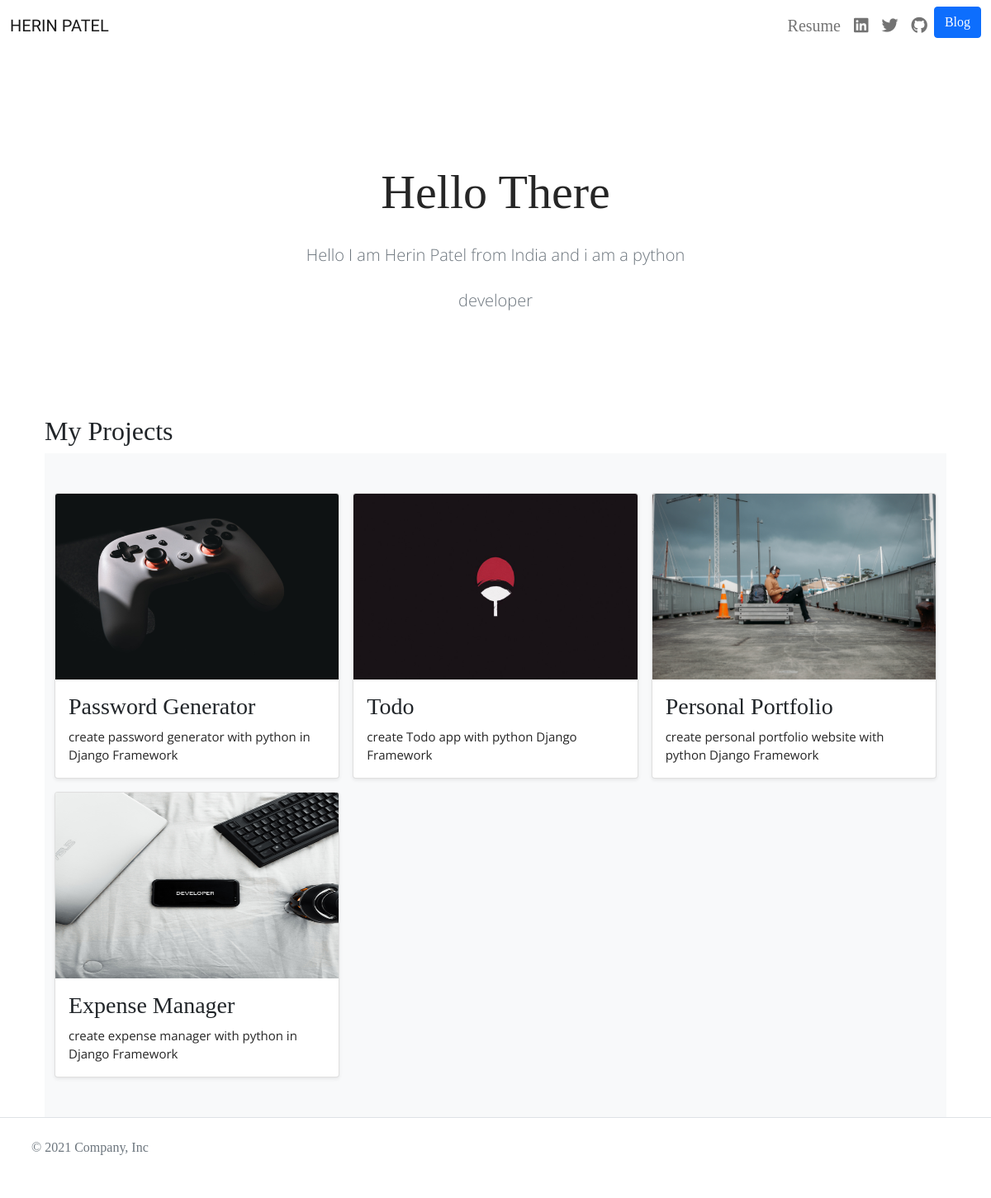
The page / on the database its author committed.
### portfolio/models.py (models this page shows, shortened)
class Project(models.Model):
    title = models.CharField(max_length=100)
    description = models.CharField(max_length=250)
    image = models.ImageField(upload_to='portfolio/images/')
    url = models.URLField(blank=True)

### portfolio/views.py (the view)
# urls.py: 2. Add a URL to urlpatterns:  path('', views.home, name='home')
def home(request):
    projects = Project.objects.all()
    return render(request,'portfolio/home.html',{'projects':projects})

### portfolio/templates/portfolio/home.html (shortened to what this page needs)
{% extends 'portfolio/base.html'%}
{% block content %}
    {% load static %}
    <div class="container-fluid">
        <section class="py-5 text-center container">
            <div class="row py-lg-5">
                <div class="col-lg-6 col-md-8 mx-auto page-header">
                    <h1 class="fw-light">Hello There</h1>
                    <p class="lead text-muted">
                        Hello I am Herin Patel from India and i am a python developer
                    </p>
                </div>
            </div>
        </section>
        <h2>My Projects</h2>
        <div class="album py-5 bg-light">
            <div class="container">
                <div class="row row-cols-1 row-cols-sm-2 row-cols-md-3 g-3">
                    {% for project in projects%}
                    <div class="col">
                        <div class="card shadow-sm">
                            <img  class="bd-placeholder-img card-img-top" height="225" width="100%" src="{{project.image.url}}">
                            <div class="card-body">
                                <h3 style="font-family: 'Libre Baskerville', serif;">{{project.title}}</h3>
                                <p class="card-text">{{project.description}}</p>
                            </div>
                        </div>
                    </div>
                    {% endfor %}
                </div>
            </div>
        </div>
</div>
{% endblock %}

### portfolio/templates/portfolio/base.html (shortened to what this page needs)
{% load static %}
<!doctype html>
<html lang="en">
  <head>
    <link rel="stylesheet" href="https://pro.fontawesome.com/releases/v5.10.0/css/all.css"/>
    <link href="https://cdn.jsdelivr.net/npm/bootstrap@5.0.2/dist/css/bootstrap.min.css" rel="stylesheet">
    <link rel="stylesheet" href="{% static 'css/style.css' %}">
  </head>
  <body>
    <header>
    <nav class="navbar navbar-expand-lg sticky-top navbar-light">
        <div class="container-fluid">
          <a class="navbar-brand" href="{% url 'home' %}">HERIN PATEL</a>
          <div class="collapse justify-content-end navbar-collapse" id="navbarSupportedContent">
            <ul class="navbar-nav">
                <li class="nav-item">
                    <a class="nav-link" href="{% static 'images/Resume.pdf' %}" target="_blank">Resume</a>
                  </li>
              <li class="nav-item">
                <a class="nav-link" href="#" target="_blank"><i class="fab fa-linkedin"></i></a>
              </li>
              <li class="nav-item">
                <a class="nav-link" href="#" target="_blank"><i class="fab fa-twitter"></i></a>
              </li>
              <li class="nav-item">
                <a class="nav-link" href="#" target="_blank"><i class="fab fa-github"></i></a>
              </li>
              <li class="nav-item">
                <a class="btn btn-primary" href="{% url 'blog:all_blog' %}">Blog</a>
              </li>
            </ul>
          </div>
        </div>
      </nav>
    </header>
    <main>
      <div class="container">
        {% block content %}{% endblock %}
      </div>
    </main>
    <footer class="d-flex flex-wrap justify-content-between align-items-center py-3 my-4 border-top mt-auto">
      <div class="col-md-4 d-flex align-items-center">
        <a href="/" class="mb-3 me-2 mb-md-0 text-muted text-decoration-none lh-1">
          <svg class="bi" width="30" height="24"><use xlink:href="#bootstrap"/></svg>
        </a>
        <span class="text-muted">&copy; 2021 Company, Inc</span>
        <ul class="list-unstyled d-flex">
          <li class="ms-3"><a class="link-dark" href="#"><svg class="bi" width="24" height="24"><use xlink:href="#twitter"/></svg></a></li>
          <li class="ms-3"><a class="link-dark" href="#"><svg class="bi" width="24" height="24"><use xlink:href="#instagram"/></svg></a></li>
          <li class="ms-3"><a class="link-dark" href="#"><svg class="bi" width="24" height="24"><use xlink:href="#facebook"/></svg></a></li>
        </ul>
      </div>
    </footer>
  </body>
</html>

### portfolio/static/css/style.css (style rules this page uses)
body { font-family: 'Libre Baskerville', serif; }
.navbar-brand { font-family: 'Carter One', cursive; }
.nav-link { font-size: 20px; }
.col .card .card-body .card-text { font-family: 'Open Sans', sans-serif; font-size:15px; color: #262626; }
.page-header h1 { font-family: 'Libre Baskerville', serif; font-size: 58px; text-align: center; line-height: 80px; font-weight: 900; padding: 35px 0 0 0; color: #262626; }
.page-header p { font-family: 'Open Sans', sans-serif; font-size: 20px; line-height: 55px; font-weight: 300; display: block; color: #262626; }
.col .card .card-body p { font-family: 'Open Sans', sans-serif; font-size: 12px; color: #727272; }

### rows shown on the page
Project: image (picture), title "Password Generator", description "create password generator with python in Django Framework"
Project: image (picture), title "Todo", description "create Todo app with python Django Framework"
Project: image (picture), title "Personal Portfolio", description "create personal portfolio website with python Django Framework"
Project: image (picture), title "Expense Manager", description "create expense manager with python in Django Framework"
